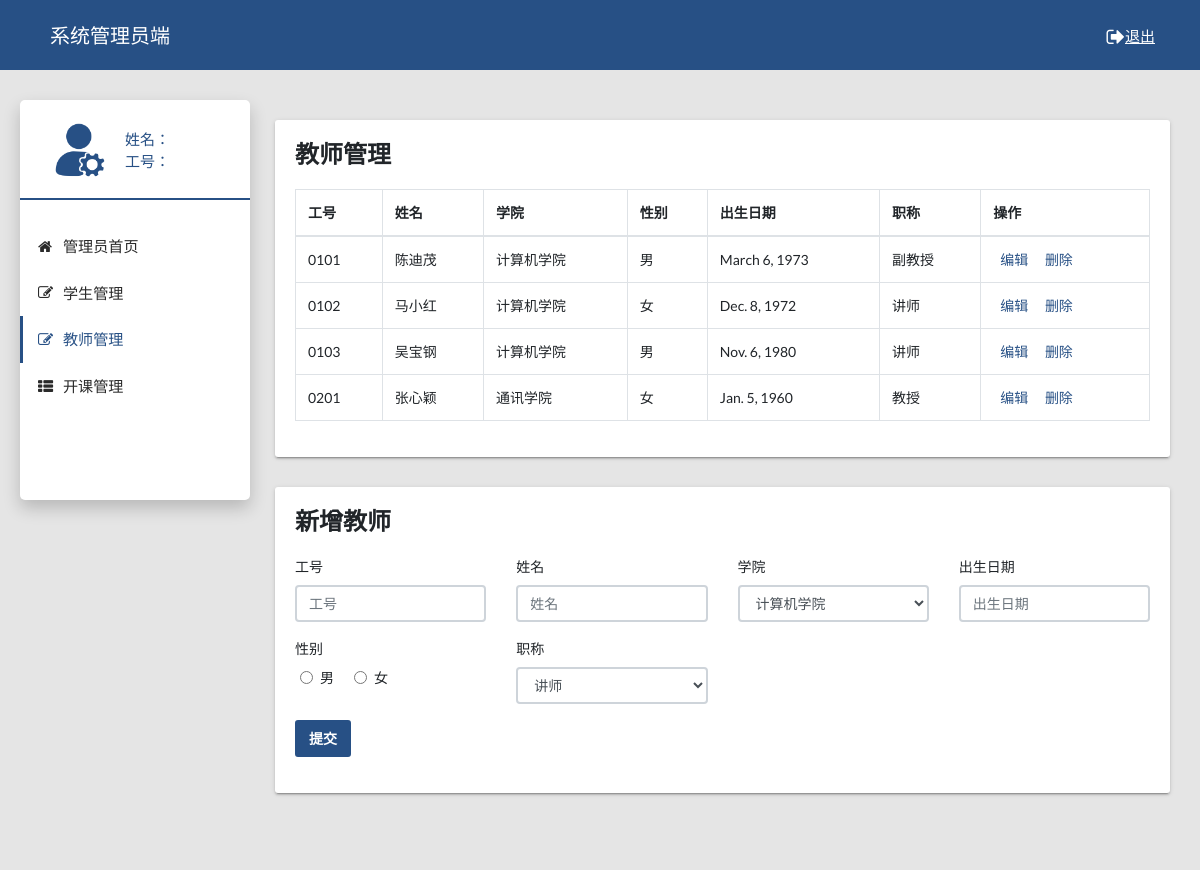
The page /admin_edit_teacher/ on the database as committed earlier.
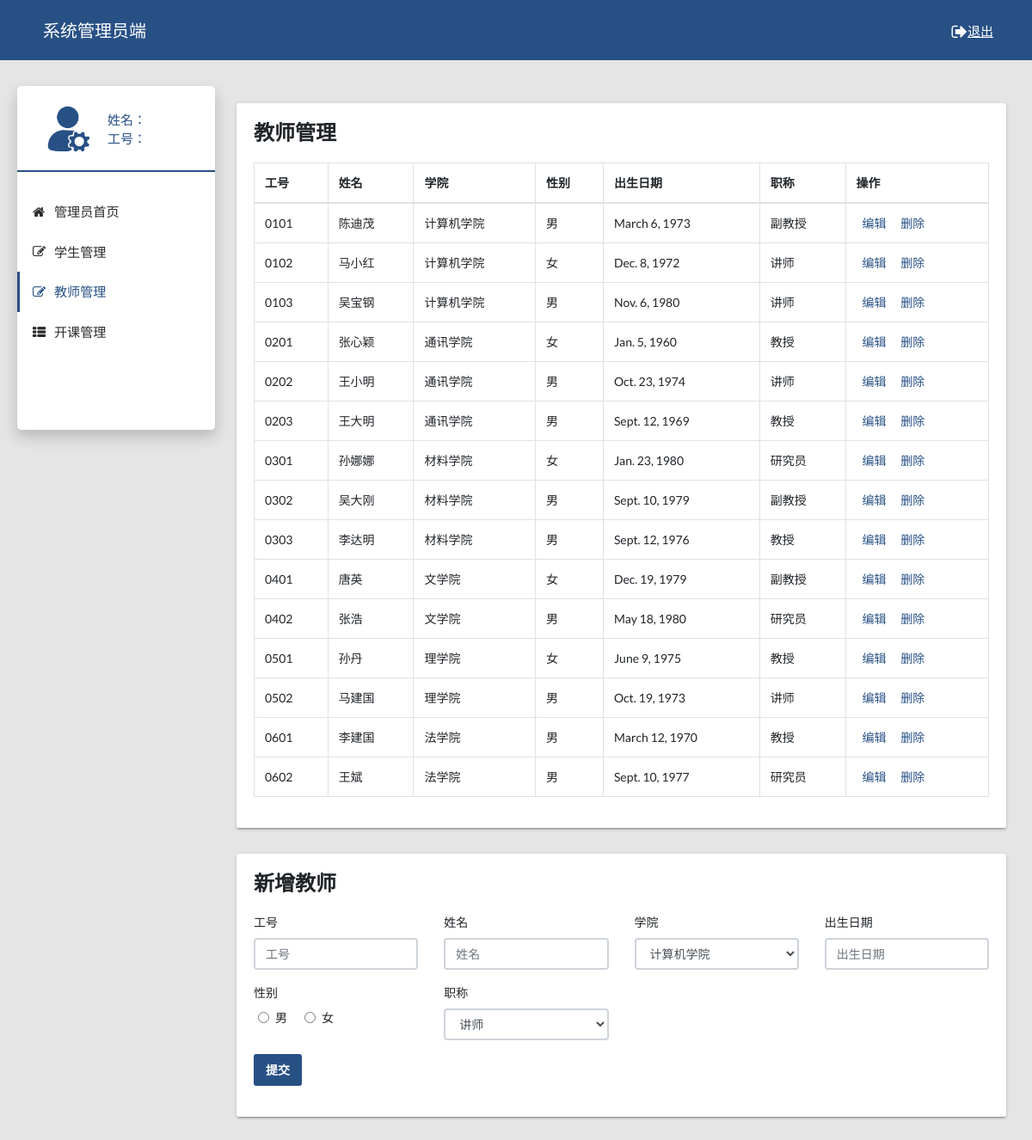
The same page on the database as committed later.
### system/models.py (models this page shows)
class teacher(models.Model):
  gh = models.CharField(primary_key=True, max_length=6)
  xm = models.CharField(max_length=8)
  xb = models.CharField(max_length=4)
  csrq = models.DateField(max_length=12)
  xl = models.CharField(max_length=12)
  jbgz = models.CharField(max_length=8)
  yxh = models.ForeignKey(to=department, on_delete=models.CASCADE)
  pwd = models.CharField(max_length=6)

### system/views.py (the view)
# urls.py: path('admin_edit_teacher/', views.admin_edit_teacher),
def admin_edit_teacher(request):
  cursor = connection.cursor()
  cursor.execute("select gh,xm,xb,xl,csrq,mc from system_teacher,system_department "
                 "where system_teacher.yxh_id = system_department.yxh")
  teacher_info = cursor.fetchall()  # 读取所有
  all_teacher = []
  for item in teacher_info:
    temp = dict()  # 注意这里一定要放在循环之内！！！！！！！！！！！！
    temp['gh'] = item[0]
    temp['xm'] = item[1]
    temp['xb'] = item[2]
    temp['xl'] = item[3]
    temp['csrq'] = item[4]
    temp['mc'] = item[5]
    all_teacher.append(temp)
  if request.method == 'POST':
    gh = request.POST.get('gh')
    xm = request.POST.get('xm')
    xl = request.POST.get('xl')
    xb = request.POST.get('xb')
    csrq = request.POST.get('csrq')
    print(csrq, type(csrq))
    yxh = request.POST.get('mc')
    print("now is teacher")
    print(gh,xm,xl,csrq,xb,yxh)
    models.teacher.objects.create(gh=gh, xm=xm, xl=xl, csrq=csrq, xb=xb, jbgz='8000', pwd='teacher',yxh_id=yxh)
    return redirect('/admin_edit_teacher/')
  else:
    return render(request, 'admin_edit_teacher.html', context={'all_teacher': all_teacher})

### system/templates/admin_edit_teacher.html (shortened to what this page needs)
<!DOCTYPE html>
{% load static %}
<html lang="en">
  <head>
    <link rel="stylesheet" type="text/css" href="{% static "css/main.css" %}">
    <link rel="stylesheet" type="text/css" href="https://maxcdn.bootstrapcdn.com/font-awesome/4.7.0/css/font-awesome.min.css">
  </head>
  <body class="app sidebar-mini" style="background-color: #E5E5E5">
    <header class="app-header">
        <p class="nav-title">系统管理员端<a class="logout" href="/logout/"><i class="fa fa-sign-out fa-lg"></i>退出</a></p>
    </header>
    <aside class="app-sidebar">
      <div class="app-sidebar__user">
        <img style="height:60px;margin-right:15px;" src="{% static "images/guanliyuan.png" %}" alt="User Image">
        <div>
          <p class="app-sidebar__user-name">姓名：{{xm}}</p>
          <p class="app-sidebar__user-designation">工号：{{gh}}</p>
        </div>
      </div>
         <div class="divider"></div>
           <ul class="app-menu">
               <li><a class="app-menu__item" href="/admin_index/"><i class="app-menu__icon fa fa-home"></i><span class="app-menu__label">管理员首页</span></a></li>
               <li><a class="app-menu__item" href="/admin_edit_student/"><i class="app-menu__icon fa fa-edit"></i><span class="app-menu__label">学生管理</span></a></li>
               <li><a class="app-menu__item  active" href="/admin_edit_teacher/"><i class="app-menu__icon fa fa-edit"></i><span class="app-menu__label">教师管理</span></a></li>
               <li><a class="app-menu__item" href="/admin_edit_course/"><i class="app-menu__icon fa fa-th-list"></i><span class="app-menu__label">开课管理</span></a></li>
           </ul>
    </aside>
    <main class="app-content">
        <div class="col-md-12">
          <div class="tile">
          <h3 class="tile-title">教师管理</h3>
            <div class="tile-body">
              <div class="table-responsive">
                <table class="table table-hover table-bordered" id="sampleTable">
                  <thead>
                    <tr>
                      <th>工号</th>
                      <th>姓名</th>
                        <th>学院</th>
                      <th>性别</th>
                      <th>出生日期</th>
                      <th>职称</th>
                        <th>操作</th>
                    </tr>
                  </thead>
                  <tbody>
                    {% for item in all_teacher %}
                    <tr>
                      <td>{{item.gh}}</td>
                      <td>{{item.xm}}</td>
                      <td>{{item.mc}}</td>
                      <td>{{item.xb}}</td>
                      <td>{{item.csrq}}</td>
                      <td>{{item.xl}}</td>
                      <td>
                        <a href="/admin_mod_teacher/?gh={{item.gh}}&isdel=0" style="padding:7px">编辑</a>
                        <a href="/admin_mod_teacher/?gh={{item.gh}}&isdel=1" style="padding:7px">删除</a>
                      </td>
                    </tr>
                    {% endfor %}
                  </tbody>
                </table>
              </div>
            </div>
          </div>
        </div>
        <div class="col-md-12">
          <div class="tile">
            <h3 class="tile-title">新增教师</h3>
            <div class="table-responsive">
              <table class="table">
                <thead>
                  <tr>
                    <form method="POST">
                        <div class="row">
                        <div class="form-group col-md-3">
                            <label class="control-label">工号</label>
                              <input class="form-control"type="text" placeholder="工号" name="gh" >
                        </div>
                        <div class="form-group col-md-3">
                            <label class="control-label">姓名</label>
                              <input class="form-control"type="text" placeholder="姓名" name="xm" >
                        </div>
                        <div class="form-group col-md-3" >
                            <label for="jsxh">学院</label>
                            <select id="jsxy" class="form-control" name="mc">
                                <option value="01">计算机学院</option>
                            </select>
                        </div>
                        <div class="form-group col-md-3">
                            <label class="control-label">出生日期</label>
                                <input id="nl" class="form-control" type="text" name = "csrq" placeholder="出生日期">
                        </div>
                        </div>
                        <div class="row">
                        <div class="form-group col-md-3">
                            <label class="control-label">性别</label>
                            <div class="row">
                            <div class="form-check" style="margin-left: 20px">
                                <label class="form-check-label">
                                    <input class="form-check-input" type="radio" value = "男" name="xb" >
                                    男
                                </label>
                            </div>
                            <div class="form-check" style="margin-left: 20px">
                                <label class="form-check-label">
                                    <input class="form-check-input" type="radio" value = "女" name="xb">
                                    女
                                </label>
                            </div>
                            </div>
                        </div>
                        <div class="form-group col-md-3" >
                            <label for="xl">职称</label>
                            <select id="xl" class="form-control" name="xl">
                                <option value="讲师">讲师</option>
                            </select>
                        </div>
                        </div>
                      <button type = "submit" class="btn btn-primary" ></i>提交</button>
                    </form>
                  </tr>
                </thead>
              </table>
            </div>
          </div>
        </div>
    </main>
  </body>
</html>

Rows that differ between the two databases and show on the page:
added teacher: gh "0202", xm "王小明", mc "通讯学院", xb "男", csrq "Oct. 23, 1974", xl "讲师"
added teacher: gh "0203", xm "王大明", mc "通讯学院", xb "男", csrq "Sept. 12, 1969", xl "教授"
added teacher: gh "0301", xm "孙娜娜", mc "材料学院", xb "女", csrq "Jan. 23, 1980", xl "研究员"
added teacher: gh "0302", xm "吴大刚", mc "材料学院", xb "男", csrq "Sept. 10, 1979", xl "副教授"
added teacher: gh "0303", xm "李达明", mc "材料学院", xb "男", csrq "Sept. 12, 1976", xl "教授"
added teacher: gh "0401", xm "唐英", mc "文学院", xb "女", csrq "Dec. 19, 1979", xl "副教授"
added teacher: gh "0402", xm "张浩", mc "文学院", xb "男", csrq "May 18, 1980", xl "研究员"
added teacher: gh "0501", xm "孙丹", mc "理学院", xb "女", csrq "June 9, 1975", xl "教授"
added teacher: gh "0502", xm "马建国", mc "理学院", xb "男", csrq "Oct. 19, 1973", xl "讲师"
added teacher: gh "0601", xm "李建国", mc "法学院", xb "男", csrq "March 12, 1970", xl "教授"
added teacher: gh "0602", xm "王斌", mc "法学院", xb "男", csrq "Sept. 10, 1977", xl "研究员"
